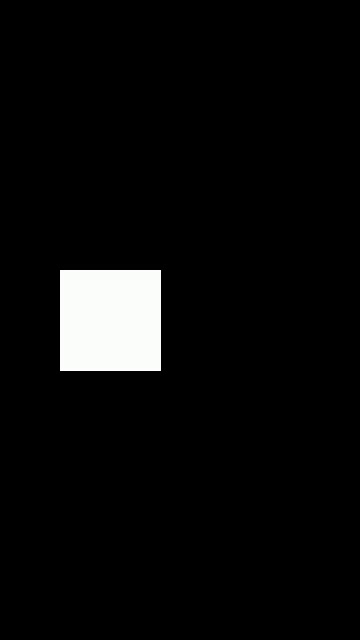
#> input picture frame 0 of ../tmp/tmp7mpvonmo/move.mp4, 360 x 640 px
$ python tracking.py
#> lines starting #> are read from the running program, lines starting #| are printed output that depends on the picture; after the words box and inside, x2 and y2 are one past the last pixel; in counts of white or black regions, pixels touching at a corner belong together
### apps/api/app/services/editing/composite.py
"""Frame-level composites that FFmpeg filters cannot express, drawn with OpenCV + small local ONNX models (CPU).

- subject_pop: salient-subject cutout (U²-Netp, Apache-2.0) per frame → the subject stays sharp and bright, the
  background is blurred/darkened, and an optional glowing outline traces the subject (product highlight).
- depth_parallax: 2.5D camera move on a still from a monocular depth map (Depth-Anything-V2-Small, Apache-2.0):
  near pixels shift more than far ones as the virtual camera moves.

Models live in DATA_DIR/models/onnx (downloaded once, see docs/OPEN_SOURCE_TOOL_AUDIT.md). When a model file is missing
the caller substitutes an FFmpeg effect and records the substitution; nothing pretends to have run.
"""

import subprocess
from functools import cache
from pathlib import Path

import cv2
import numpy as np

from app.core.config import get_settings

MODELS = {"u2netp": "u2netp.onnx", "depth": "depth-anything-v2-small.onnx"}
MEAN, STD = np.array([0.485, 0.456, 0.406]), np.array([0.229, 0.224, 0.225])


def model_path(name: str) -> Path:
    return get_settings().data_dir / "models" / "onnx" / MODELS[name]


def available(name: str) -> bool:
    return model_path(name).is_file()


# [5 lines left out: function _session, not called in this run]


def _blob(frame: np.ndarray, size: tuple[int, int]) -> np.ndarray:
    x = cv2.cvtColor(cv2.resize(frame, size, interpolation=cv2.INTER_AREA), cv2.COLOR_BGR2RGB) / 255.0
    return ((x - MEAN) / STD).transpose(2, 0, 1)[None].astype(np.float32)


# [79 lines left out: functions subject_mask, depth_map, _frames, _write, subject_pop, depth_parallax, not called in this run]


APPLY = {"subject_pop": ("u2netp", subject_pop), "depth_parallax": ("depth", depth_parallax)}


# [12 lines left out: function apply, not called in this run]

### apps/api/app/services/editing/tracking.py
"""Subject tracks for tracked overlays (a label that follows the subject).

Runs on the rendered base picture, so the path is already in output-frame coordinates (after crop, zoom and speed).
The start box is the U²-Netp subject mask's bounding box when the model is installed, else a centred box. OpenCV's
MIL tracker follows it (no extra model files); when it loses the subject the last good point is held, never guessed.
"""

from pathlib import Path

import cv2
import numpy as np

from app.services.editing import composite

RATE = 8  # points per second (GSAP eases between them)


def _start_box(frame: np.ndarray) -> tuple[int, int, int, int]:
    h, w = frame.shape[:2]
    if composite.available("u2netp"):
        ys, xs = np.nonzero(composite.subject_mask(frame) > 0.5)
        if xs.size > 0.01 * w * h:
            return int(xs.min()), int(ys.min()), int(xs.max() - xs.min()), int(ys.max() - ys.min())
    s = int(min(w, h) * 0.3)
    return (w - s) // 2, (h - s) // 2, s, s


def track(video: Path, start: float, duration: float, width: int = 360) -> list[list[float]]:
    """[[t, x, y], ...] with t from `start` and x/y the box centre as 0–1 of the frame; [] when the video can't be read."""
    cap = cv2.VideoCapture(str(video))
    fps = cap.get(cv2.CAP_PROP_FPS) or 30
    cap.set(cv2.CAP_PROP_POS_MSEC, start * 1000)
    ok, frame = cap.read()
    if not ok:
        cap.release()
        return []
    scale = width / frame.shape[1]
    small = cv2.resize(frame, None, fx=scale, fy=scale)
    sh, sw = small.shape[:2]
    tracker = cv2.TrackerMIL_create()
    box = _start_box(small)
    tracker.init(small, box)
    pts, step, n = [], max(1, round(fps / RATE)), 0
    last = (box[0] + box[2] / 2, box[1] + box[3] / 2)
    while n / fps <= duration:
        if n % step == 0:
            pts.append([round(n / fps, 3), round(min(max(last[0] / sw, 0), 1), 4), round(min(max(last[1] / sh, 0), 1), 4)])
        ok, frame = cap.read()
        if not ok:
            break
        n += 1
        found, b = tracker.update(cv2.resize(frame, (sw, sh)))
        if found:
            last = (b[0] + b[2] / 2, b[1] + b[3] / 2)
    cap.release()
    return pts[:900]


if __name__ == "__main__":  # self-check on a synthetic clip: a white square moving right is followed
    import tempfile

    out = Path(tempfile.mkdtemp()) / "move.mp4"
    vw = cv2.VideoWriter(str(out), cv2.VideoWriter_fourcc(*"mp4v"), 30, (360, 640))
    for i in range(60):
        img = np.zeros((640, 360, 3), np.uint8)
        cv2.rectangle(img, (60 + 3 * i, 270), (160 + 3 * i, 370), (255, 255, 255), -1)
        vw.write(img)
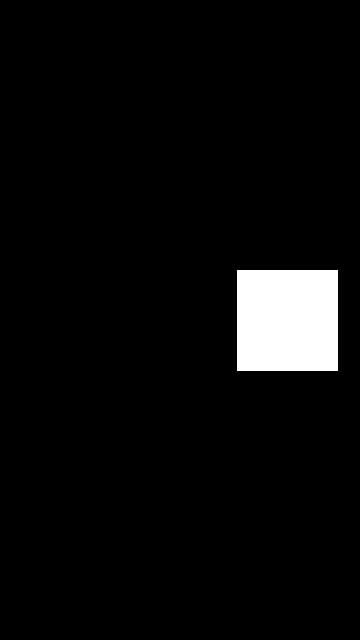
#> img: shape (640, 360, 3); 4.4% white; 1 white region, box (x1, y1, x2, y2) and area: (237, 270, 338, 371) 10201
    vw.release()
    p = track(out, 0, 1.9)
#> in track, frame is the input picture: shape (640, 360, 3); mean B, G, R 11.1, 11.2, 11.1
#> (the run stopped early here; a loop or call above may not have finished)
